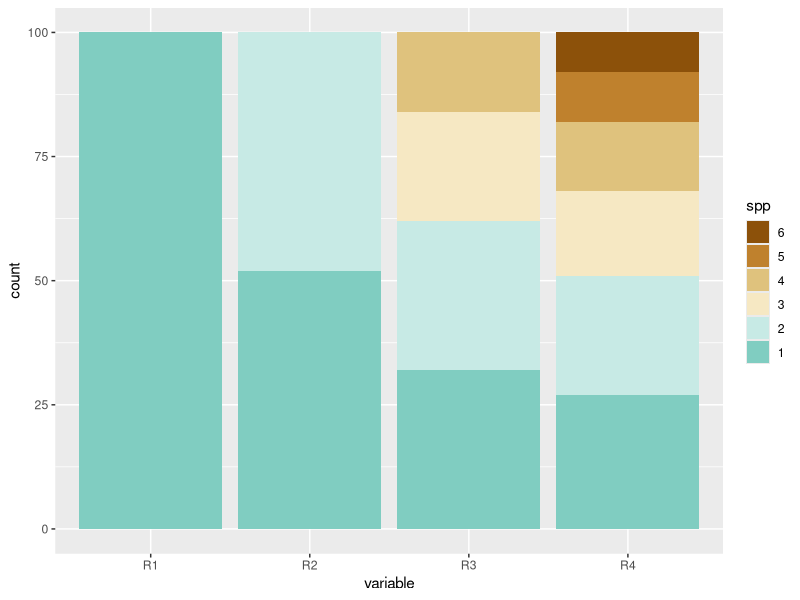
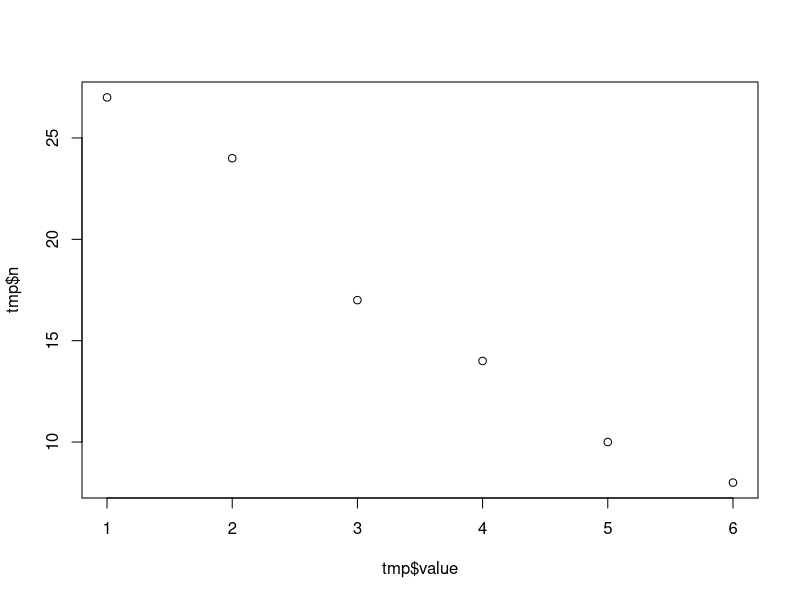
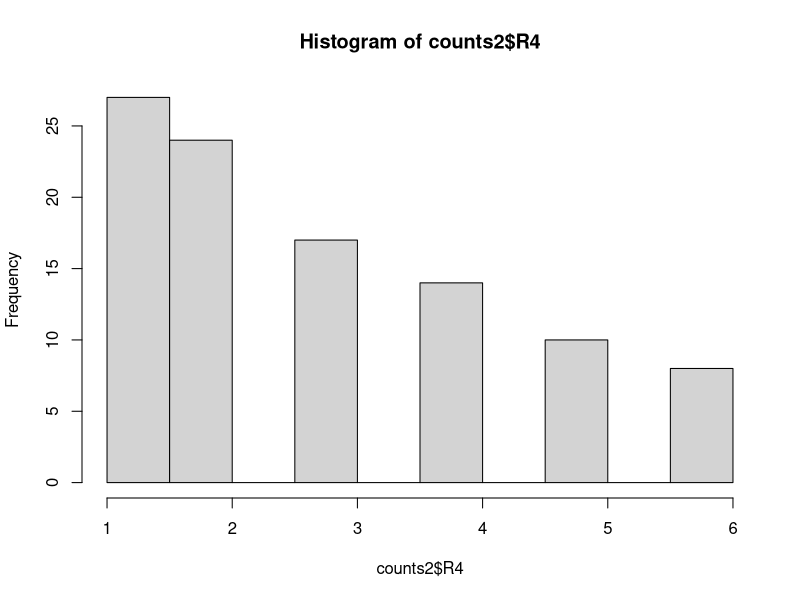

Reproduce these figures in R, in order. (Note: this script raises an error after producing the figures.)
library(dplyr); library(reshape2)
library(ggplot2)

#change color palette
library(RColorBrewer)
pal <- brewer.pal(8, "BrBG")
ggplot <- function(...) ggplot2::ggplot(...) + scale_fill_manual(values=pal) + scale_color_manual(values=pal) 

#generating needed distributions for the mesocosm simulation

#################################
#SPECIES DISTRIBUTIONS
#################################
#lognormal distribution of species abundances
#important for knowing abundances of species at each richness level.

#you have 6 species. get proportion of individuals per species and standardize to a certain number of total individuals.
getabund <- function(r, n=100, mu=1){ 
  #r=richness, n=total individuals, mu=mean of log distribution
  
#get counts of each species
  n1 = n+max(r) #buffering the number of species so there aren't errors due to rounding
  pool=dlnorm(1:6, mu) #distribution of each species
  abund <- pool[1:r]*n1/sum(pool[1:r]) #get abundances of each species for a richness level

#get actual population from the counts above 
  r2=1:length(r)
  pop <- rep(1:length(abund), abund)
  pop <- sort(sample(pop, n)) #bring the population back down to desired n. had issues with rounding.
  return(pop)
}

x=c(1,2,4,6)
counts <- lapply(x, function(r) getabund(r, n=100, mu=1.2))
counts2 <- unlist(counts)
counts2 <- as.data.frame(matrix(counts2, ncol=length(x))) 
names(counts2) <- c("R1", "R2", "R3", "R4")
melt(counts2)

#plot counts
counts3 <- melt(counts2)
spp <- as.factor(counts3$value)
spp <- factor(spp, levels = sort(levels(spp), T))
ggplot(counts3, aes( variable, group=spp, fill=spp)) +
  geom_bar()
#plot distribution of richest community
tmp <- counts3 %>% 
  group_by(variable) %>% 
  count(value) %>% 
  filter(variable=="R4")
plot(tmp$value, tmp$n)
hist(counts2$R4)

#export host abundances 
write.csv(counts2, "simulation/outputs/hostabund.csv", row.names = F)

##################################
#COMPETENCY CURVES
##################################
#competency is a function of susceptibility and infectivity. if we assume infectivity is constant over time and across species, it's just a function of susceptibility. I expect a plant to be susceptible highest a day or two after their neighbor is infected and a gradual decay over time. The distribution is from Otten 2003, describing the decay of the secondary transmission rates. I'm eyeballing the distribution to match something like the decay in primary transmission, same paper. formula is as follows: 

trans <- function(B=.182, g=3.06, t=1:10, tq){
  #B determines amplitude; gamma is slope of decay; t is time duration; tq is time of peak
  B_t = B*exp(-g*(log(t/tq))^2)
  return(B_t)
}

#explore the parameters
#Beta: amplitude
tmp <- lapply(seq(.1, .5, length.out = 10), function(x) trans(tq=2, B=x))
plot(1:10, tmp[[10]])
for(i in 1:length(tmp)){
  points(1:10, tmp[[i]], type='o')
}

#Gamma: steepness
tmp <- lapply(seq(.1, .5, length.out = 10), function(x) trans(tq=2, g=x))
plot(1:10, tmp[[10]])
for(i in 1:length(tmp)){
  points(1:10, tmp[[i]], type='o')
}

#tq: time of peak
tmp <- lapply(1:5, function(x) trans(tq=x))
plot(1:10, tmp[[1]])
for(i in 1:length(tmp)){
  points(1:10, tmp[[i]], type='o')
}

#it looks like tq=2 seems most sensible. B and g are from Otten 2003. Will keep g as is, but B will vary depending on plant species. 
tmp <- lapply(c(c(.9, .4, .3, .1, 0, 0)), function(x) trans(tq=2, B=x, t=1:20))
plot(1:20, tmp[[1]])
for(i in 1:length(tmp)){
  points(1:20, tmp[[i]], type='o')
}
#create dataframe
comp <- data.frame(time=1:20, do.call("cbind", tmp))
names(comp) <- c("time", 1:6)
comp2 <- melt(comp, measure.vars = 2:7, id.vars = "time", variable.name = "species", value.name = "comp")
comp2

#export "competency" values
write.csv(comp2, "simulation/outputs/competencyvalues.csv", row.names = F)

